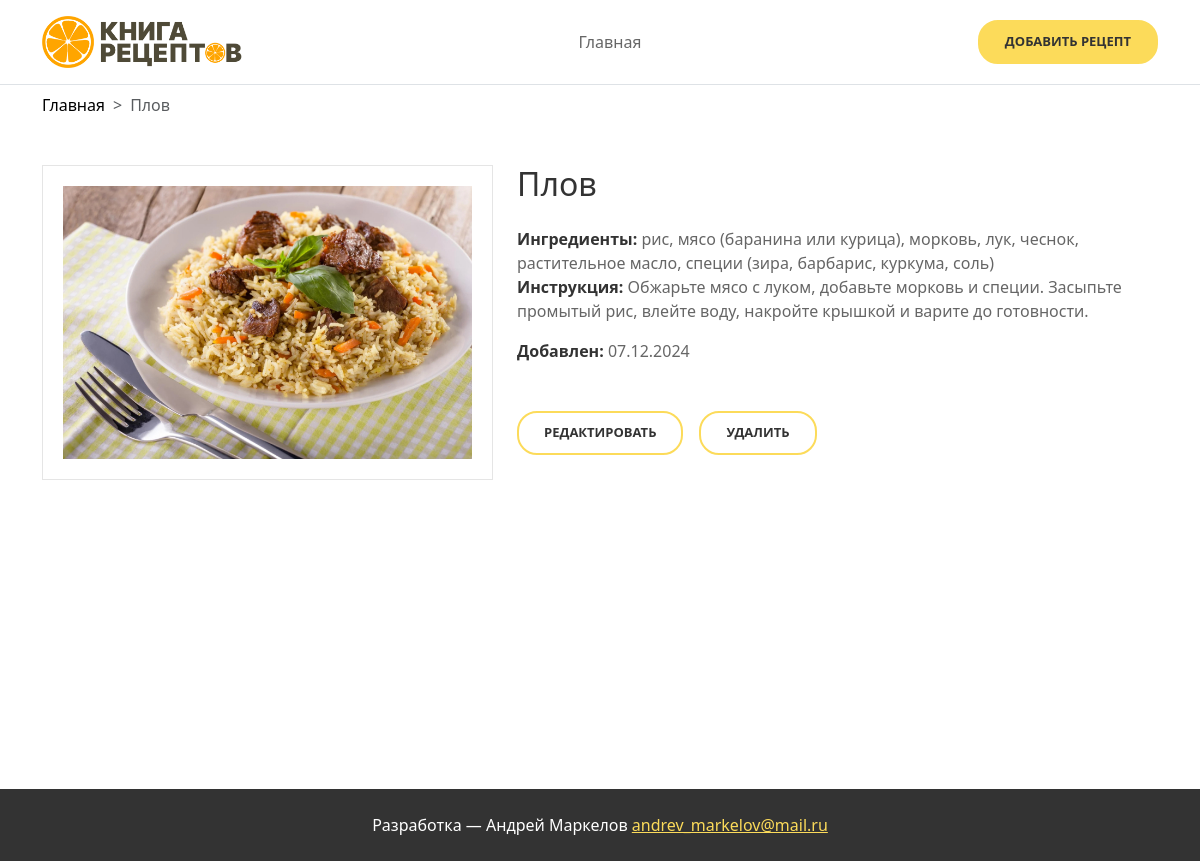
Page /recipe/plov on the committed database.
### tables this page shows
CREATE TABLE `recipes` (
  `id` int NOT NULL,
  `title` varchar(255) NOT NULL,
  `slug` varchar(255) NOT NULL,
  `ingredients` text NOT NULL,
  `instructions` text NOT NULL,
  `image_path` varchar(255) DEFAULT NULL,
  `created_at` timestamp NULL DEFAULT CURRENT_TIMESTAMP,
  `updated_at` timestamp NULL DEFAULT CURRENT_TIMESTAMP ON UPDATE CURRENT_TIMESTAMP
);

### app/Controllers/RecipeController.php (called while the page is built, shortened)
<?php
require_once __DIR__ . '/../Models/Recipe.php';
class RecipeController
{
    public function show(string $slug): void
    {
        $recipe = Recipe::findBySlug($slug);
        include __DIR__ . '/../Views/recipes/show.php';
    }
}

### routes/web.php (called while the page is built, shortened)
<?php
require_once __DIR__ . '/../app/Controllers/RecipeController.php';
return [
    '/' => function () {
        $controller = new RecipeController();
        $controller->index();
    },
    '/recipe/create' => function () {
        $controller = new RecipeController();
        $controller->create();
    },
    '/recipe/store' => function () {
        $controller = new RecipeController();
        $controller->store();
    },
    '/recipe/{slug}' => function ($slug) {
        $controller = new RecipeController();
        $controller->show($slug);
    },
    '/recipe/{slug}/edit' => function ($slug) {
        $controller = new RecipeController();
        $controller->edit($slug);
    },
    '/recipe/{slug}/update' => function ($slug) {
        $controller = new RecipeController();
        $controller->update($slug);
    },
    '/recipe/{slug}/delete' => function ($slug) {
        $controller = new RecipeController();
        $controller->delete($slug);
    },
    '/recipes' => function () {
        $controller = new RecipeController();
        $controller->filter();
    },
];

### app/Models/Recipe.php (called while the page is built, shortened)
<?php
class Recipe
{
    public static function findBySlug(string $slug): ?array
    {
        $db = self::getDB();
        $stmt = $db->prepare('SELECT * FROM recipes WHERE slug = :slug');
        $stmt->execute([':slug' => $slug]);
        $recipe = $stmt->fetch(PDO::FETCH_ASSOC);
        return $recipe ?: null;
    }
    private static function getDB(): PDO
    {
        $config = include __DIR__ . '/../../config/database.php';
        $dsn = "mysql:host={$config['host']};port={$config['port']};dbname={$config['database']};charset={$config['charset']}";
        return new PDO($dsn, $config['username'], $config['password']);
    }
}

### app/Views/recipes/show.php (the view, shortened to what this page needs)
<div class="container pt-2 pb-5">
    <nav style="--bs-breadcrumb-divider: '>';" aria-label="breadcrumb" class="mb-5">
        <ol class="breadcrumb">
            <li class="breadcrumb-item"><a href="/" class="text-black">Главная</a></li>
            <li class="breadcrumb-item active" aria-current="page"><?php echo htmlspecialchars($recipe['title']); ?></li>
        </ol>
    </nav>
    <div class="row">
        <div class="col-md-5 mb-4">
            <div class="recipe-image">
                <img src="/public/assets/images/recipe-images/<?php echo htmlspecialchars($recipe['image_path']); ?>" alt="<?php echo htmlspecialchars($recipe['title']) ?>">
            </div>
        </div>
        <div class="col-md-7 mb-4">
            <div class="recipe-detail">
                <h1 class="h2 text-sm-start text-center mb-4"><?php echo htmlspecialchars($recipe['title']); ?></h1>
                <p class="mb-0"><strong>Ингредиенты:</strong> <?php echo htmlspecialchars($recipe['ingredients']); ?></p>
                <p><strong>Инструкция:</strong> <?php echo htmlspecialchars($recipe['instructions']); ?></p>
                <p><strong>Добавлен:</strong> <?php echo date('d.m.Y', strtotime($recipe['created_at'])); ?></p>
                <div class="d-flex align-items-center flex-wrap gap-3 mt-5">
                    <a href="/recipe/<?php echo htmlspecialchars($recipe['slug']); ?>/edit" class="btn-default">Редактировать</a>
                    <button type="button" class="btn-default" data-bs-toggle="modal" data-bs-target="#deleteModal">
                        Удалить
                    </button>
                </div>
            </div>
        </div>
    </div>
</div>
<?php $content = ob_get_clean();
include __DIR__ . '/../layouts/app.php'; ?>

### public/index.php (shortened to what this page needs)
<?php
require_once __DIR__ . '/../app/Controllers/RecipeController.php';
$routes = require_once __DIR__ . '/../routes/web.php';
$requestUri = strtok($_SERVER['REQUEST_URI'], '?');
if (array_key_exists($requestUri, $routes)) {
    $routeMatched = true;
    $routes[$requestUri]();
} else {
    foreach ($routes as $route => $handler) {
        $pattern = preg_replace('/\{([a-zA-Z0-9_]+)\}/', '([^/]+)', $route);
        $pattern = "#^" . $pattern . "$#";
        if (preg_match($pattern, $requestUri, $matches)) {
            array_shift($matches);
            $handler(...$matches);
            break;
        }
    }
}

### app/Views/layouts/header.php
<header class="header border-bottom">
    <div class="container py-3">
        <div class="d-flex justify-content-between align-items-center header-content">
            <a href="/" class="header-logo">
                <img src="/public/assets/images/logo.png" alt="Книга рецептов">
            </a>
            <nav class="header-nav">
                <ul class="list-unstyled mb-0">
                    <li><a href="/">Главная</a></li>
                </ul>
            </nav>
            <a href="/recipe/create" class="btn-header">Добавить рецепт</a>
        </div>
    </div>
</header>

### app/Views/layouts/footer.php
<footer class="footer">
    <div class="container py-4">
        <p class="text-center mb-0">Разработка — Андрей Маркелов <a href="mailto:andrev_markelov@mail.ru">andrev_markelov@mail.ru</a></p>
    </div>
</footer>

### public/assets/css/styles.css (style rules this page uses)
:root { --white: #ffffff; --sunshine: #fcdb5a; --gray-medium: #666666; --gray-dark: #333333; }
a { text-decoration: none; display: inline-block; }
.btn-default { border-radius: 20px; font-weight: 700; padding: 10px 25px; font-size: 13px; color: var(--gray-dark); border: 2px solid var(--sunshine); background-color: transparent; text-transform: uppercase; transition: 0.3s all; }
.header-logo img { width: 200px; height: auto; }
.header-nav a { position: relative; color: var(--gray-medium); }
.header-nav a:after { position: absolute; display: block; content: ''; width: 0; height: 2px; background-color: var(--sunshine); transition: 0.3s all; }
.btn-header { font-size: 13px; font-weight: 700; padding: 10px 25px; border-radius: 20px; color: var(--gray-dark); text-transform: uppercase; border: 2px solid var(--sunshine); background-color: var(--sunshine); transition: 0.3s all; }
.recipe-image { display: flex; justify-content: center; align-items: center; padding: 20px; border: 1px solid #e5e5e5; overflow: hidden; }
.recipe-image img { width: 400px; height: 400px; object-fit: cover; }
.recipe-detail h1 { color: var(--gray-dark); }
.recipe-detail p { color: var(--gray-medium); }
.recipe-detail p strong { color: var(--gray-dark); }
.footer { color: var(--white); background-color: var(--gray-dark); }
.footer a { color: var(--sunshine); text-decoration: underline; }
@media screen and (max-width: 1200px) { .recipe-image img { width: 100%; height: 100%; } }

### rows in the picture
recipes: title "Плов", image_path (picture), ingredients "рис, мясо (баранина или курица), морковь, лук, чеснок, растительное масло, специи (зира, барбарис, куркума, соль)", instructions "Обжарьте мясо с луком, добавьте морковь и специи. Засыпьте промытый рис, влейте воду, накройте крышкой и варите до готовности.", created_at "07.12.2024"
